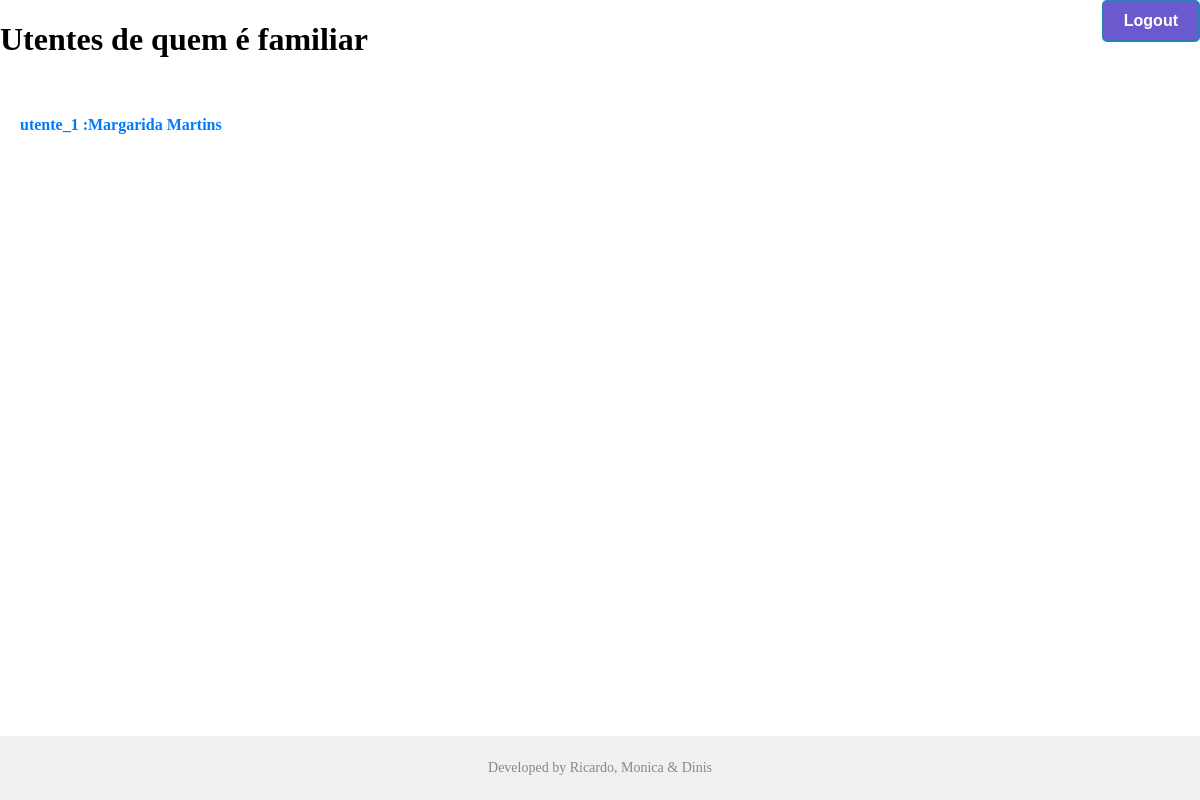
Page /hospital/familiar/1/ (signed in) on the earlier database version.
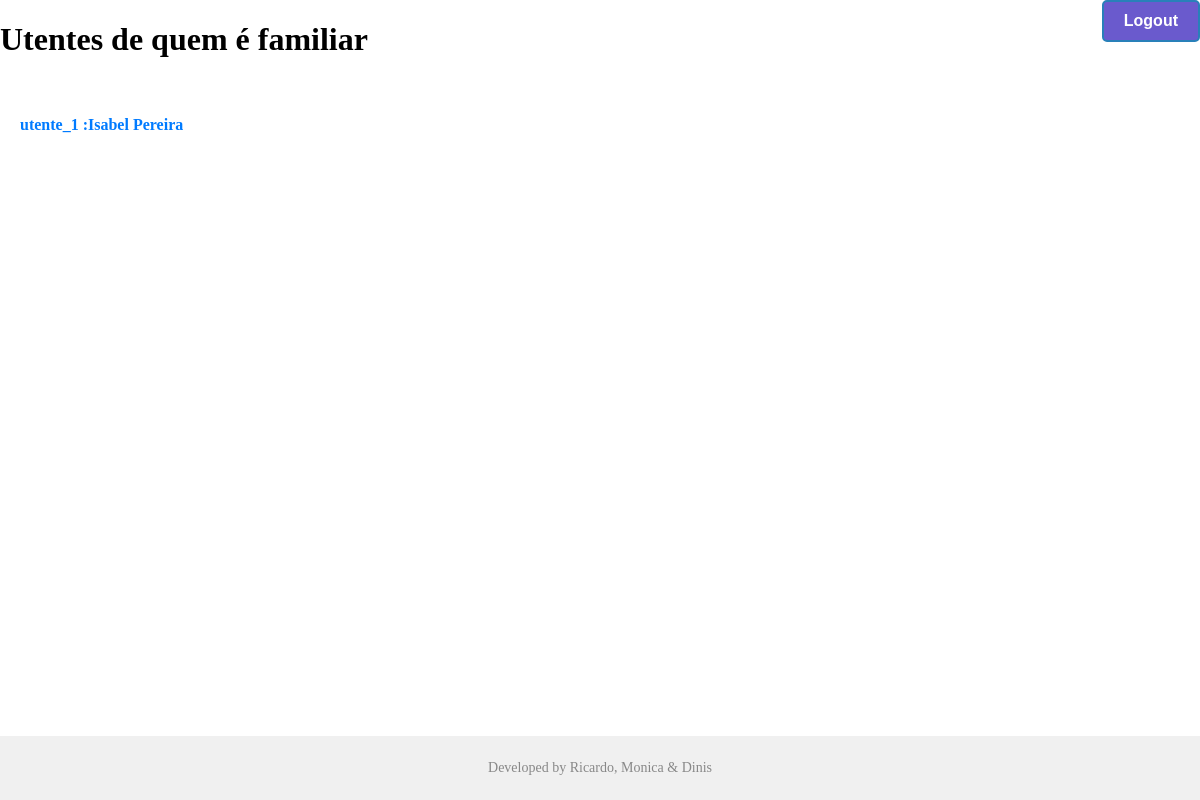
Same page on the later database version.
### hospital/models.py (models this page shows, shortened)
class Pessoa(models.Model):
    nome = models.CharField(max_length=40, unique=True) # usado como username
    primeiro_nome = models.CharField(max_length=40, default="")
    apelido = models.CharField(max_length=200, default="")
    data_nascimento = models.DateTimeField(default=None)
    genero = models.CharField(max_length=20,default="")
    telemovel = models.IntegerField(default="")
    email = models.CharField(max_length=60,default="")
    class Meta:
        abstract = True     # Comporta-se como um extends, contudo a tabela pessoa não é criada

class Utente(Pessoa):
    contacto_emergencia = models.IntegerField(default=0)
    tem_seguro = models.BooleanField(default=False)

### hospital/views.py (the view)
# urls.py: path('familiar/<int:id>/', views.FamiliarView.as_view(), name='familiar'),
class FamiliarView(LoginRequiredMixin, generic.ListView):
    model = Consulta
    template_name = "hospital/index.html"
    context_object_name = "utentes_familiares"
    pk_url_kwarg = 'id'
    def get_object(self, queryset=None):
        return get_object_or_404(Familiar, id=self.kwargs['id'])
    def get_queryset(self):
        familiar = self.get_object()
        lista_utentes = familiar.utente.all()
        return lista_utentes

### hospital/templates/hospital/index.html (shortened to what this page needs)
<!DOCTYPE html>
<html lang="en">
<head>
    {% load static %}
    <link rel="stylesheet" href="{% static 'hospital/index.css' %}">
</head>
<body>
    <div class="container">
        <div class="title">
            <h1> Utentes de quem é familiar</h1>
            <div class="actions">
                <form method="post" action="{% url 'hospital:logout' %}">
                    <button class="logout-button" type="submit">Logout</button>
                </form>
            </div>
        </div>
        <div class="content">
            <ul>
                {% if utentes_familiares %}
                    {% for utente in utentes_familiares %}
                        <li>
                            <a href="{% url 'hospital:utente' utente.id %}">{{ utente.nome }} :{{ utente.primeiro_nome }} {{ utente.apelido }} </a>
                        </li>
                    {% endfor %}
                {% else %}
                    <p>Não há utentes associados como familiar</p>
                {% endif %}
            </ul>
        </div>
        <div class="footnote">
            <p>Developed by Ricardo, Monica & Dinis</p>
        </div>
    </div>
</body>
</html>

Differences in the rows shown:
changed Utente "utente_1": primeiro_nome "Margarida" → "Isabel"; apelido "Martins" → "Pereira"
